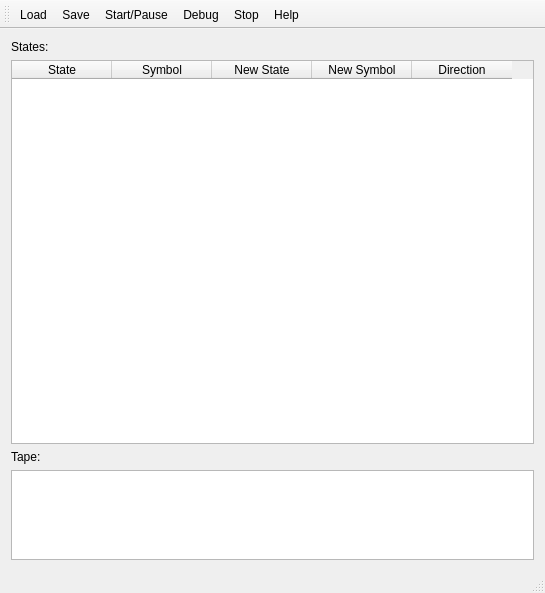
<?xml version="1.0" encoding="UTF-8"?>
<ui version="4.0">
 <class>MainWindow</class>
 <widget class="QMainWindow" name="MainWindow">
  <property name="geometry">
   <rect>
    <x>0</x>
    <y>0</y>
    <width>545</width>
    <height>593</height>
   </rect>
  </property>
  <property name="windowTitle">
   <string>Mary's Turinga</string>
  </property>
  <widget class="QWidget" name="centralWidget">
   <property name="sizePolicy">
    <sizepolicy hsizetype="Preferred" vsizetype="Preferred">
     <horstretch>0</horstretch>
     <verstretch>0</verstretch>
    </sizepolicy>
   </property>
   <layout class="QVBoxLayout" name="verticalLayout_2">
    <item>
     <layout class="QVBoxLayout" name="verticalLayout">
      <item>
       <widget class="QLabel" name="label">
        <property name="text">
         <string>States:</string>
        </property>
       </widget>
      </item>
      <item>
       <widget class="QTableWidget" name="rulesTable">
        <property name="contextMenuPolicy">
         <enum>Qt::CustomContextMenu</enum>
        </property>
        <property name="sizeAdjustPolicy">
         <enum>QAbstractScrollArea::AdjustIgnored</enum>
        </property>
        <property name="editTriggers">
         <set>QAbstractItemView::DoubleClicked|QAbstractItemView::EditKeyPressed</set>
        </property>
        <property name="textElideMode">
         <enum>Qt::ElideRight</enum>
        </property>
        <property name="wordWrap">
         <bool>false</bool>
        </property>
        <property name="rowCount">
         <number>0</number>
        </property>
        <property name="columnCount">
         <number>5</number>
        </property>
        <attribute name="horizontalHeaderDefaultSectionSize">
         <number>100</number>
        </attribute>
        <attribute name="verticalHeaderVisible">
         <bool>false</bool>
        </attribute>
        <column>
         <property name="text">
          <string>State</string>
         </property>
        </column>
        <column>
         <property name="text">
          <string>Symbol</string>
         </property>
        </column>
        <column>
         <property name="text">
          <string>New State</string>
         </property>
        </column>
        <column>
         <property name="text">
          <string>New Symbol</string>
         </property>
        </column>
        <column>
         <property name="text">
          <string>Direction</string>
         </property>
        </column>
       </widget>
      </item>
      <item>
       <widget class="QLabel" name="label_2">
        <property name="text">
         <string>Tape:</string>
        </property>
       </widget>
      </item>
      <item>
       <widget class="QTableWidget" name="tapeTable">
        <property name="sizePolicy">
         <sizepolicy hsizetype="Expanding" vsizetype="Minimum">
          <horstretch>0</horstretch>
          <verstretch>0</verstretch>
         </sizepolicy>
        </property>
        <property name="maximumSize">
         <size>
          <width>16777215</width>
          <height>90</height>
         </size>
        </property>
        <property name="contextMenuPolicy">
         <enum>Qt::CustomContextMenu</enum>
        </property>
        <property name="editTriggers">
         <set>QAbstractItemView::DoubleClicked|QAbstractItemView::EditKeyPressed</set>
        </property>
        <property name="selectionMode">
         <enum>QAbstractItemView::ExtendedSelection</enum>
        </property>
        <property name="selectionBehavior">
         <enum>QAbstractItemView::SelectItems</enum>
        </property>
        <property name="wordWrap">
         <bool>false</bool>
        </property>
        <property name="rowCount">
         <number>1</number>
        </property>
        <property name="columnCount">
         <number>0</number>
        </property>
        <attribute name="horizontalHeaderDefaultSectionSize">
         <number>40</number>
        </attribute>
        <attribute name="horizontalHeaderMinimumSectionSize">
         <number>20</number>
        </attribute>
        <attribute name="verticalHeaderVisible">
         <bool>false</bool>
        </attribute>
        <attribute name="verticalHeaderCascadingSectionResizes">
         <bool>false</bool>
        </attribute>
        <row/>
       </widget>
      </item>
     </layout>
    </item>
   </layout>
  </widget>
  <widget class="QMenuBar" name="menuBar">
   <property name="geometry">
    <rect>
     <x>0</x>
     <y>0</y>
     <width>545</width>
     <height>25</height>
    </rect>
   </property>
  </widget>
  <widget class="QToolBar" name="toolBar">
   <property name="contextMenuPolicy">
    <enum>Qt::CustomContextMenu</enum>
   </property>
   <property name="floatable">
    <bool>true</bool>
   </property>
   <attribute name="toolBarArea">
    <enum>TopToolBarArea</enum>
   </attribute>
   <attribute name="toolBarBreak">
    <bool>false</bool>
   </attribute>
   <addaction name="actionLoad"/>
   <addaction name="actionSave"/>
   <addaction name="actionStart_Pause"/>
   <addaction name="actionDebug"/>
   <addaction name="actionStop"/>
   <addaction name="actionHelp"/>
  </widget>
  <widget class="QStatusBar" name="statusBar"/>
  <action name="actionStart_Pause">
   <property name="text">
    <string>Start/Pause</string>
   </property>
  </action>
  <action name="actionDebug">
   <property name="text">
    <string>Debug</string>
   </property>
  </action>
  <action name="actionStop">
   <property name="text">
    <string>Stop</string>
   </property>
  </action>
  <action name="actionHelp">
   <property name="text">
    <string>Help</string>
   </property>
  </action>
  <action name="actionLoad">
   <property name="text">
    <string>Load</string>
   </property>
  </action>
  <action name="actionSave">
   <property name="text">
    <string>Save</string>
   </property>
  </action>
  <action name="actionInitial">
   <property name="text">
    <string>Initial</string>
   </property>
  </action>
  <action name="actionFinal">
   <property name="text">
    <string>Final</string>
   </property>
  </action>
  <action name="actionInitial_Celll">
   <property name="text">
    <string>Initial Celll</string>
   </property>
  </action>
 </widget>
 <layoutdefault spacing="6" margin="11"/>
 <resources/>
 <connections/>
</ui>
